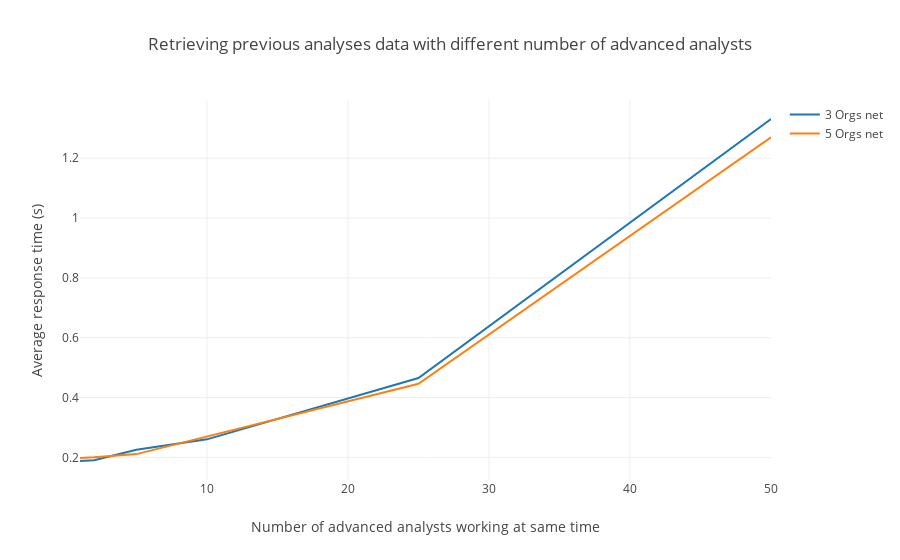

Source (notebook cell):
### Markdown cell above
### Average times when retrieving analysis data

### Code cell
# 3 Orgs net data
threeOrgs = [0.1879, 0.1903, 0.2257, 0.2603, 0.4653, 1.3312]
# 5 Orgs net data
fiveOrgs = [0.198, 0.2001, 0.2109, 0.2697, 0.4459, 1.27]

avgGetAnalyses(threeOrgs, fiveOrgs)

### Figure 1 — Plotly figure (JSON) as saved in the notebook; plotly's stock layout.template omitted (floating-point values rounded to 4 significant figures)
{"data": [{"mode": "lines", "name": "3 Orgs net", "type": "scatter", "uid": "1f8a8a87-7ad7-4653-9dd3-a10ed5ccd54c", "x": [1, 2, 5, 10, 25, 50], "y": [0.1879, 0.1903, 0.2257, 0.2603, 0.4653, 1.331]}, {"mode": "lines", "name": "5 Orgs net", "type": "scatter", "uid": "0e5683e6-c11b-4b78-83e7-256988c5fb36", "x": [1, 2, 5, 10, 25, 50], "y": [0.198, 0.2001, 0.2109, 0.2697, 0.4459, 1.27]}], "layout": {"barmode": "group", "title": {"text": "Retrieving previous analyses data with different number of advanced analysts"}, "xaxis": {"title": {"text": "Number of advanced analysts working at same time"}}, "yaxis": {"title": {"text": "Average response time (s)"}}}}
